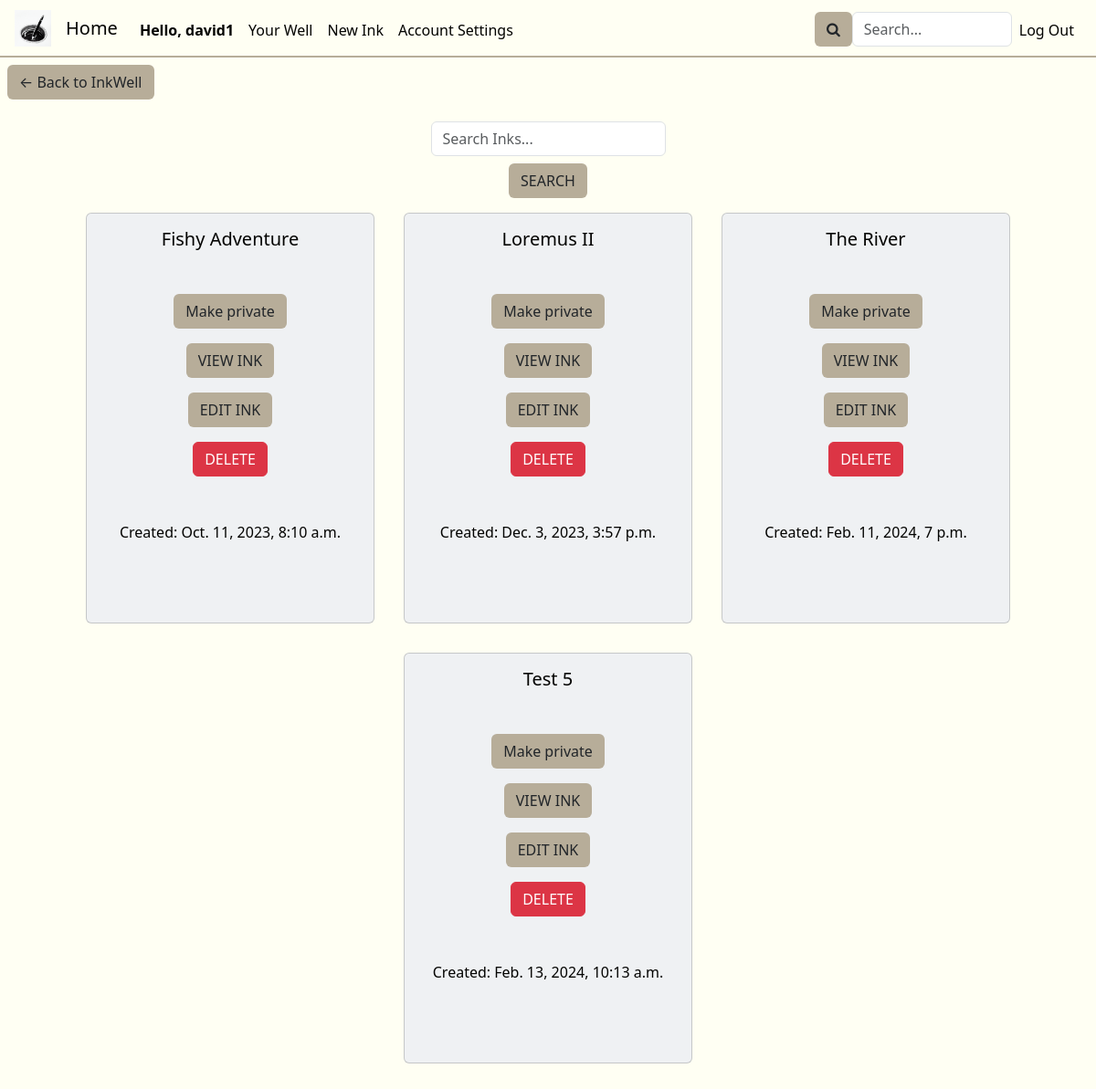
/ink_settings (signed in), run on the app's committed database.
### inkwell/models.py (models this page shows, shortened)
class User(AbstractUser):
    about = models.CharField(max_length=250, default="")
    profilePicture = models.ImageField(upload_to='', blank=True, null=True)

class Ink(models.Model):
    wellOrigin = models.ForeignKey(Well, on_delete=models.CASCADE, related_name="well_pk", default="")
    inkOwner = models.ForeignKey(User, on_delete=models.CASCADE, related_name="ink_owner", default="")
    coAuthors = models.ManyToManyField(User, related_name="CoAuthors", blank=True)
    privateStatus = models.BooleanField(default=False)
    updateStatus = models.BooleanField(default=False) # If the Ink is edited at least once, this changes to true
    ink_following = models.ManyToManyField(User, related_name="ink_following", blank=True)
    tags = models.ManyToManyField(Tag, related_name="tags", blank=True)
    description = models.CharField(max_length=500, default="")
    title = models.CharField(max_length=64, default="")
    views = models.PositiveBigIntegerField(default=0)
    creation_date = models.DateTimeField(default=timezone.now, editable=False)

### inkwell/views.py (the view)
# urls.py: path('ink_settings', views.ink_settings, {'inkQuery':''}, name='ink_settings'),
@login_required
def ink_settings(request, inkQuery):
    if inkQuery == "":
        retrieve_inks = Ink.objects.filter(inkOwner=request.user)
    else:
        retrieve_inks = Ink.objects.filter(inkOwner=request.user, title__contains=inkQuery)
    return render(request, "inkwell/ink_settings.html", {
        "inks": retrieve_inks,
        "title": "Ink Settings"
    })

### inkwell/templates/inkwell/ink_settings.html (shortened to what this page needs)
{% extends "inkwell/layout.html" %}
{% block body %}
<a href="{% url 'well' username=request.user.username %}"><button class="backToInkWell btn btn-khaki">&larr; Back to InkWell</button></a>
<div class="inkSettingsRow row d-flex justify-content-center">
    <div class="disFdirColAliCen">
        <form class="form disFdirColAliCen" action="{% url 'searchInkSettings' %}" method="post">
            <input placeholder="Search Inks..." type="text" class="searchInput-style form-control" id="searchInput" name="searchInkSettingsQuery">
            <button class="btn btn-khaki mt-2" type="submit">SEARCH</button>
        </form>
    </div>
    {% for ink in inks %}
        <div class="card col-md-4">
            <div class="card-title text-center">
                <h5 class="lead">{{ ink.title }}</h5>
            </div>
            <div class="card-body disFdirColAliCen">
                <form class="form privatizeInkForm disFdirColAliCen" method="post">
                    {% if ink.privateStatus %}
                        <button class="btn btn-khaki" id="makeInkPublic" type="submit" onclick="privatizeInk('{{ink.id}}', 'makePublic')">Make public</button>
                    {% else %}
                        <button class="btn btn-khaki" id="makeInkPrivate" type="submit" onclick="privatizeInk('{{ink.id}}', 'makePrivate')">Make private</button>
                    {% endif %}
                </form>
                <a href="{% url 'ink_view' inkID=ink.id %}"><button class="btn btn-khaki">VIEW INK</button></a>
                <a href="{% url 'edit_ink' inkID=ink.id %}"><button class="btn btn-khaki">EDIT INK</button></a>
                <a href="{% url 'delete_ink' inkID=ink.id %}"><button class="btn btn-danger">DELETE</button></a>
                <span>Created: {{ ink.creation_date }}</span>
            </div>
        </div>
    {% endfor %}
</div>
{% endblock %}

### inkwell/templates/inkwell/layout.html (shortened to what this page needs)
{% load static %}
<!DOCTYPE html>
<html lang="en">
    <head>
        <link href="https://cdn.jsdelivr.net/npm/bootstrap@5.3.2/dist/css/bootstrap.min.css" rel="stylesheet">
        <link href="{% static 'inkwell/styles.css' %}" rel="stylesheet">
        <link rel="stylesheet" href="https://cdnjs.cloudflare.com/ajax/libs/font-awesome/4.7.0/css/font-awesome.min.css">
        <link rel="stylesheet" href="//code.jquery.com/ui/1.12.1/themes/base/jquery-ui.css">
    </head>
    <body>
        <nav class="navbar navbar-expand-lg">
            <img class="nav-logo" src="{% static 'inkwell/inkwell1.ico' %}" width="40px" height="40px">
            <a class="navbar-brand" href="{% url 'index' %}">Home</a>
            <div class="collapse navbar-collapse" id="navbarNav">
                <ul class="navbar-nav d-flex justify-content-start nav-left col">
                    {% if user.is_authenticated %}
                        <li class="nav-item">
                            <span class="nav-link text-center loggedInAs">Hello, {{request.user.username}}</span>
                        </li>
                        <li class="nav-item">
                            <a class="nav-link text-center" href="{% url 'well' username=user.username %}">Your Well</a>
                        </li>
                        <li class="nav-item">
                            <a class="nav-link text-center" href="{% url 'newInk' %}">New Ink</a>
                        </li>
                        <li class="nav-item">
                            <a class="nav-link text-center" href="{% url 'settings' %}">Account Settings</a>
                        </li>
                    {% endif %}
                </ul>
                <ul class="navbar-nav d-flex justify-content-end nav-right col-4">
                    <li class="nav-item">
                        <form class="form" action="{% url 'mainSearch' %}" method="post">
                            <div class="mainSearchFunction">
                                <button class="btn btn-khaki"><i class="fa fa-search"></i></button>
                                <input class="form-control mainSearchQuery-style" placeholder="Search..." type="text" name="mainSearchQuery">
                            </div>
                        </form>
                    </li>
                    {% if user.is_authenticated %}
                        <li class="nav-item">
                            <a class="nav-link" href="{% url 'logout' %}">Log Out</a>
                        </li>
                    {% endif %}
                </ul>
            </div>
          </nav>
        <div class="body">
            {% block body %}
            {% endblock %}
        </div>
    </body>
</html>

### inkwell/static/inkwell/styles.css (style rules this page uses)
:root { --dark-green: #0d2818ff; --pakistan-green: #04471cff; --sea-green: #058c42ff; --malachite: #16db65ff; --coquelicot: #f15025ff; --white: #ffffffff; --platinum: #e6e8e6ff; --timberwolf: #ced0ceff; --eerie-black: #191919ff; --gunmetal: #223843ff; --timberwolf: #dbd3d8ff; --desert-sand: #d8b4a0ff; --burnt-sienna: #d77a61ff; --baby-powder: #fdfffcff; --lapis-lazuli: #235789ff; --fire-engine-red: #c1292eff; --school-bus-yellow: #f1d302ff; --raisin-black: #161925ff; --khaki: #b7ad99ff; --antiflash-white: #eff1f3ff; --black: #020202ff; --black: #030301ff; --ivory: #fffff3ff; --primary-color: var(--antiflash-white); --secondary-color: var(--ivory); --background-color: var(--ivory); --text-color: var(--black); --border-color: var(--khaki); --button-color: var(--khaki); }
.navbar-brand, .nav-logo { margin-left: 1rem; }
.loggedInAs { font-weight: bold; }
.navbar { border-bottom: 2px var(--border-color) solid; width: auto; }
.navbar-nav .nav-link, .mainSearchFunction { margin-top: 5px; }
.nav-right { margin-right: 1rem; }
.navbar-collapse .col-4 { width: auto; }
.nav-link, .navbar-brand { color: var(--text-color); }
.card { height: 450px; }
.mainSearchQuery-style { width: 175px; }
.mainSearchFunction { display: flex; justify-content: center; flex-direction: row; }
p, a, h1, h2, h3, h4, h5, span { color: var(--text-color); }
body { background-color: var(--background-color); margin: 0; z-index: 0; }
.disFdirColAliCen { display: flex; flex-direction: column; align-items: center; }
.backToInkView, .backToInkWell { margin: 0.5rem; }
.searchInput-style { width: auto; }
.row { padding: 1rem; margin: 0; }
.privatizeInkForm { margin: 1rem; }
.card { width: 316px; margin: 1rem; background-color: var(--primary-color); }
.card span, .card a { margin-bottom: 1rem; }
.btn-khaki { background-color: var(--button-color); }
.card-title { margin-top:1rem; }

### data on the page
User: user.username "david1"
Ink: title "Fishy Adventure", creation_date "Oct. 11, 2023, 8:10 a.m."
Ink: title "Loremus II", creation_date "Dec. 3, 2023, 3:57 p.m."
Ink: title "The River", creation_date "Feb. 11, 2024, 7 p.m."
Ink: title "Test 5", creation_date "Feb. 13, 2024, 10:13 a.m."
